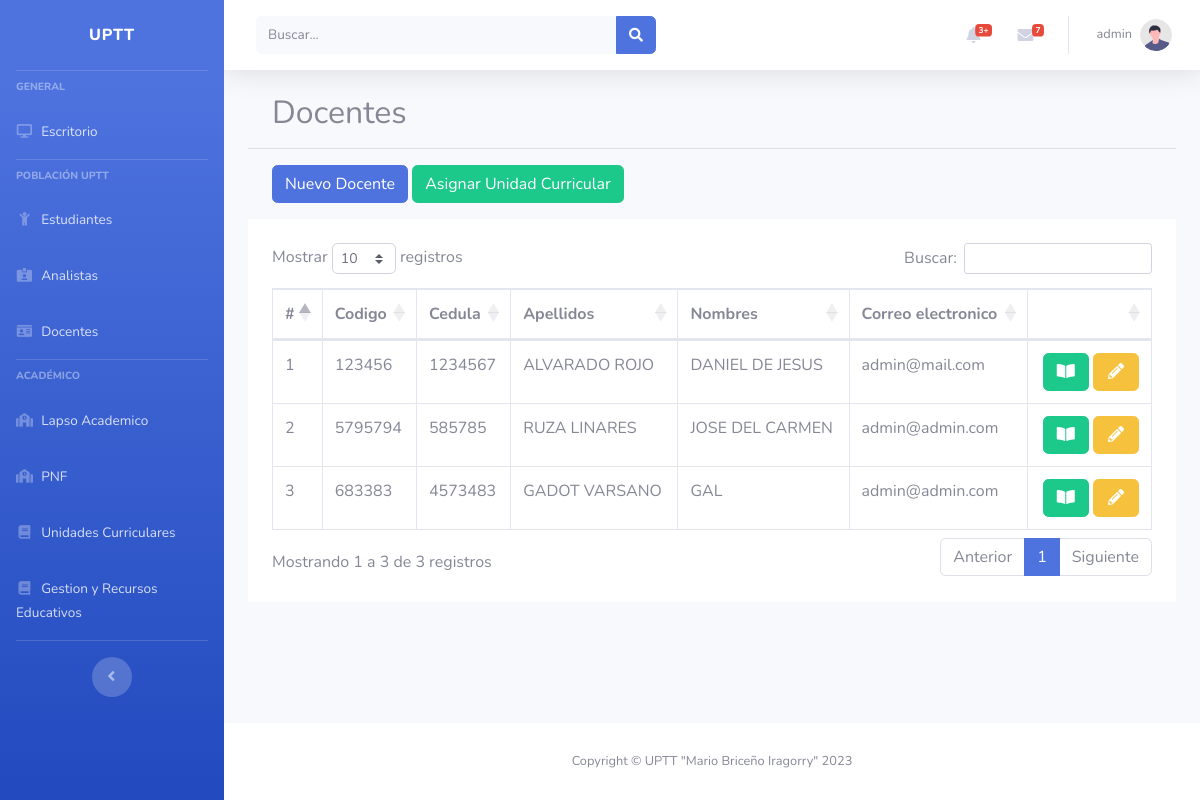
The page /?route=teachers&method=index (signed in) on the database its author committed.
### tables this page shows
CREATE TABLE `docentes` (
  `id` int(11) NOT NULL,
  `codigo` varchar(255) DEFAULT NULL,
  `cedula` varchar(255) DEFAULT NULL,
  `apellidos` varchar(255) DEFAULT NULL,
  `nombres` varchar(255) DEFAULT NULL,
  `sexo_id` int(11) DEFAULT NULL,
  `fecha_nacimiento` varchar(255) DEFAULT NULL,
  `telefono_movil` varchar(255) DEFAULT NULL,
  `email` varchar(255) DEFAULT NULL,
  `linea_investigacion` varchar(255) DEFAULT NULL,
  `delegado_id` int(11) DEFAULT NULL,
  `cargo_coordinacion_id` int(11) DEFAULT NULL,
  `condicion_id` int(11) DEFAULT NULL,
  `dedicacion_id` int(11) DEFAULT NULL,
  `docente_categoria_id` int(11) DEFAULT NULL,
  `modalidad_id` int(11) DEFAULT NULL,
  `rol_id` int(11) DEFAULT NULL
);

### app/controllers/teachersController.php (called while the page is built, shortened)
<?php
require_once($_SERVER['DOCUMENT_ROOT']."/php/uptt-project/app/models/teachers.php");
class TeachersController{
    private $model;
    public function __construct()
    {
        $this->model = new Teachers();
    }
    public function index()
    {
        $rows = $this->model->get();
        include('app/views/teachers_folder/index.php');
    }
}

### app/db/db.php (called while the page is built)
<?php
class BDConexion{
    private $host = "localhost";
    private $user = "root";
    private $pass = "";
    private $db = "uptt";
    public function __construct(){
        try {
            $pdo = new PDO("mysql:host=$this->host;dbname=$this->db", $this->user, $this->pass);
            $pdo->setAttribute(PDO::ATTR_ERRMODE, PDO::ERRMODE_EXCEPTION);
            return $pdo;
        } catch (PDOException $e) {
            echo "La conexión ha fallado: " . $e->getMessage();
        }
    }
}

### app/models/teachers.php (called while the page is built, shortened)
<?php
require_once($_SERVER['DOCUMENT_ROOT']."/php/uptt-project/app/db/db.php");
class Teachers extends BDConexion{
    public $conn;
    public function __construct(){
        $this->conn = parent::__construct();
    }
    public function get(){
        $data = [];
        $sql = "SELECT * FROM docentes WHERE 1";
        $pdo = $this->conn->prepare($sql);
        if($pdo->execute()){
            if($pdo->rowCount() > 0){
                while ($row = $pdo->fetch(PDO::FETCH_ASSOC)) {
                    $data[] = $row;
                }
            }
            return $data;
        }
    }
}

### app/views/teachers_folder/index.php (the view, shortened to what this page needs)
<?php include($_SERVER['DOCUMENT_ROOT']."/php/uptt-project/app/views/partials/header.php");?>
<section class="container">
	<h2>Docentes</h2>
</section>
<hr>
<section class="container">
	<a href="?route=teachers&method=create" class="btn btn-primary">Nuevo Docente</a>
	<a href="?route=subjectsTeachers&method=create" class="btn btn-success">Asignar Unidad Curricular</a>
</section>
<section class="container p-4 bg-white">
	<table class="table table-bordered">
		<thead>
			<th>#</th>
			<th>Codigo</th>
			<th>Cedula</th>
			<th>Apellidos</th>
			<th>Nombres</th>
			<th>Correo electronico</th>
			<th></th>
		</thead>
		<tbody id="tb-tables">
			<?php if (!empty($rows)){ ?>
			<?php 	foreach($rows as $key){ ?>
					<tr>
						<td><?php echo $key['id']; ?></td>
						<td><?php echo $key['codigo']; ?></td>
						<td><?php echo $key['cedula']; ?></td>
						<td><?php echo $key['apellidos']; ?></td>
						<td><?php echo $key['nombres']; ?></td>
						<td><?php echo $key['email']; ?></td>
						<td class="text-right">
							<a href="?route=teachers&method=show&id=<?php echo $key['id']; ?>" class="btn btn-success"><i class="fas fa-fw fa-book-open"></i></a>
							<a href="?route=teachers&method=edit&id=<?php echo $key['id']; ?>" class="btn btn-warning"><i class="fas fa-fw fa-pencil-alt"></i></a>
						</td>
					</tr>
			<?php 	}?>
			<?php } ?>
		</tbody>
	</table>
</section>
<?php include($_SERVER['DOCUMENT_ROOT']."/php/uptt-project/app/views/partials/footer.php");?>

### rows shown on the page
docentes: id "1", codigo "123456", cedula "1234567", apellidos "ALVARADO ROJO", nombres "DANIEL DE JESUS", email "admin@mail.com"
docentes: id "2", codigo "5795794", cedula "585785", apellidos "RUZA LINARES", nombres "JOSE DEL CARMEN", email "admin@admin.com"
docentes: id "3", codigo "683383", cedula "4573483", apellidos "GADOT VARSANO", nombres "GAL", email "admin@admin.com"

### other values the page prints
$_SESSION['row_count_0']['username'] "admin"
